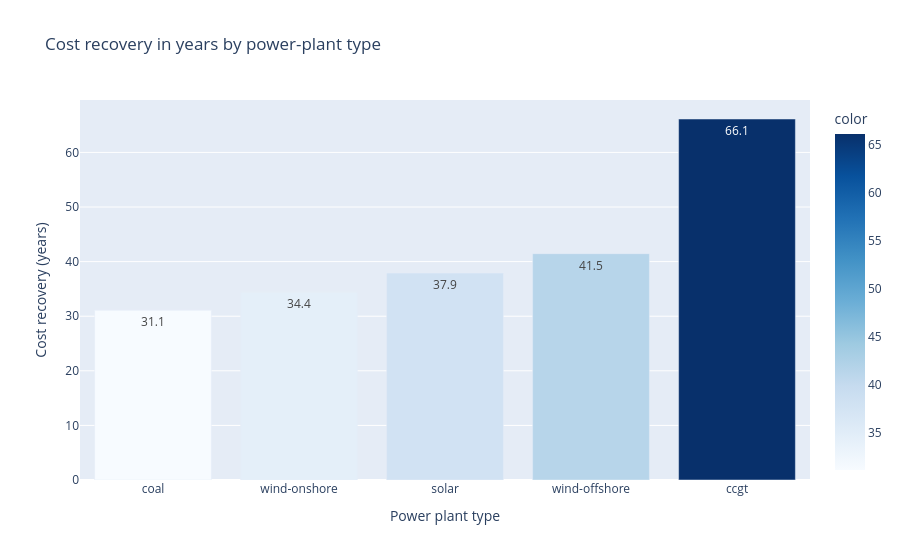

The notebook cell this image was saved under:
### Code cell
# Let's make it visual
data = payback_time.dropna().sort_values()
fig = px.bar(
    data,
    x=data.index,
    y=data.values,
    title="Cost recovery in years by power-plant type",
    labels={
        "x": "Power plant type",
        "y": "Cost recovery (years)"
    },
    text_auto=".1f",
    color=data.values.round(2),
    color_continuous_scale="Blues",
)
fig.show()

### Figure 1 — Plotly figure (JSON) as saved in the notebook; plotly's stock layout.template omitted (floating-point values rounded to 4 significant figures)
{"data": [{"hovertemplate": "Power plant type=%{x}<br>Cost recovery (years)=%{y}<br>color=%{marker.color}<extra></extra>", "legendgroup": "", "marker": {"color": [31.07, 34.36, 37.9, 41.46, 66.12], "coloraxis": "coloraxis", "pattern": {"shape": ""}}, "name": "", "orientation": "v", "showlegend": false, "textposition": "auto", "texttemplate": "%{y:.1f}", "type": "bar", "x": ["coal", "wind-onshore", "solar", "wind-offshore", "ccgt"], "xaxis": "x", "y": [31.07, 34.36, 37.9, 41.46, 66.12], "yaxis": "y"}], "layout": {"barmode": "relative", "coloraxis": {"autocolorscale": false, "colorbar": {"title": {"text": "color"}}, "colorscale": [[0, "rgb(247,251,255)"], [0.125, "rgb(222,235,247)"], [0.25, "rgb(198,219,239)"], [0.375, "rgb(158,202,225)"], [0.5, "rgb(107,174,214)"], [0.625, "rgb(66,146,198)"], [0.75, "rgb(33,113,181)"], [0.875, "rgb(8,81,156)"], [1, "rgb(8,48,107)"]]}, "legend": {"tracegroupgap": 0}, "title": {"text": "Cost recovery in years by power-plant type"}, "xaxis": {"anchor": "y", "domain": [0, 1], "title": {"text": "Power plant type"}}, "yaxis": {"anchor": "x", "domain": [0, 1], "title": {"text": "Cost recovery (years)"}}}}
